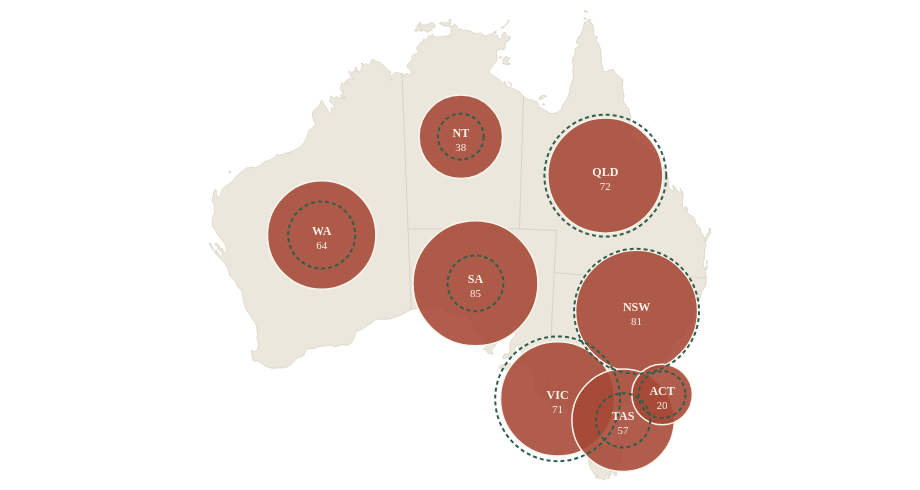

Specify this chart in Vega-Lite:
### Vega specification from a JSON file in a GitHub repository (floating-point values rounded to 4 significant figures; data arrays with more than 128 entries replaced by an {"elided": "..."} marker saying what was removed)
{"$schema": "https://vega.github.io/schema/vega/v5.json", "width": 904, "height": 470, "padding": 8, "background": "transparent", "autosize": {"type": "pad", "contains": "padding"}, "config": {"text": {"font": "Bricolage Grotesque", "fill": "#292e27"}, "axis": {"labelFont": "Bricolage Grotesque", "titleFont": "Bricolage Grotesque", "labelFontSize": 12, "titleFontSize": 12, "titleFontWeight": 500, "labelColor": "#60665c", "titleColor": "#292e27", "domain": false, "ticks": false, "gridColor": "#e0dccf", "gridOpacity": 0.75, "labelPadding": 8, "titlePadding": 14}, "legend": {"labelFont": "Bricolage Grotesque", "titleFont": "Bricolage Grotesque", "labelFontSize": 11, "titleFontSize": 11, "titleFontWeight": 500, "labelColor": "#60665c", "titleColor": "#292e27", "gradientThickness": 9, "gradientLength": 130, "padding": 8}}, "description": "Dorling cartogram of the eight states and territories. Circle area is proportional to either 2024 bird records or the number of nationally listed threatened bird taxa associated with the jurisdiction. Select a circle to highlight its combinations in the overlap chart.", "signals": [{"name": "measure", "value": "listed"}, {"name": "picked", "value": "", "on": [{"events": "symbol:click", "update": "picked===datum.code?'':datum.code"}, {"events": "dblclick", "update": "''"}]}], "projections": [{"name": "projection", "type": "conicEqualArea", "parallels": [-18, -36], "rotate": [-134, 0, 0], "center": [0, -28], "fit": {"signal": "data('states')"}, "size": {"signal": "[width,height]"}}], "data": [{"name": "states", "values": [{"type": "Feature", "properties": {"name": "Western Australia", "code": "WA"}, "geometry": {"type": "MultiPolygon", "coordinates": {"elided": "5 rows, 876 float values in total"}}}, {"type": "Feature", "properties": {"name": "Northern Territory", "code": "NT"}, "geometry": {"type": "MultiPolygon", "coordinates": {"elided": "11 rows, 718 float values in total"}}}, {"type": "Feature", "properties": {"name": "South Australia", "code": "SA"}, "geometry": {"type": "MultiPolygon", "coordinates": {"elided": "2 rows, 390 float values in total"}}}, {"type": "Feature", "properties": {"name": "Queensland", "code": "QLD"}, "geometry": {"type": "MultiPolygon", "coordinates": {"elided": "15 rows, 862 float values in total"}}}, {"type": "Feature", "properties": {"name": "Tasmania", "code": "TAS"}, "geometry": {"type": "MultiPolygon", "coordinates": {"elided": "9 rows, 528 float values in total"}}}, {"type": "Feature", "properties": {"name": "Victoria", "code": "VIC"}, "geometry": {"type": "MultiPolygon", "coordinates": {"elided": "3 rows, 390 float values in total"}}}, {"type": "Feature", "properties": {"name": "Australian Capital Territory", "code": "ACT"}, "geometry": {"type": "Polygon", "coordinates": [[[149.4, -35.33], [149.4, -35.36], [149.3, -35.35], [149.2, -35.38], [149.1, -35.44], [149.1, -35.51], [149.1, -35.58], [149.1, -35.61], [149.1, -35.83], [149.1, -35.91], [148.9, -35.89], [148.9, -35.82], [148.9, -35.74], [148.9, -35.75], [148.8, -35.71], [148.8, -35.64], [148.8, -35.49], [148.8, -35.31], [149.1, -35.15], [149.2, -35.18], [149.2, -35.22], [149.3, -35.27], [149.4, -35.33]]]}}, {"type": "Feature", "properties": {"name": "New South Wales", "code": "NSW"}, "geometry": {"type": "Polygon", "coordinates": {"elided": "2 rows, 482 float values in total"}}}]}, {"name": "nodes", "values": [{"code": "WA", "state": "Western Australia", "count": 706605, "listed": 64, "longitude": 122, "latitude": -26}, {"code": "NT", "state": "Northern Territory", "count": 330199, "listed": 38, "longitude": 133.3, "latitude": -19.5}, {"code": "SA", "state": "South Australia", "count": 490319, "listed": 85, "longitude": 135, "latitude": -30.5}, {"code": "QLD", "state": "Queensland", "count": 2335374, "listed": 72, "longitude": 145, "latitude": -23}, {"code": "NSW", "state": "New South Wales", "count": 2455993, "listed": 81, "longitude": 147, "latitude": -32.2}, {"code": "VIC", "state": "Victoria", "count": 2450501, "listed": 71, "longitude": 144, "latitude": -37}, {"code": "TAS", "state": "Tasmania", "count": 463068, "listed": 57, "longitude": 146.5, "latitude": -42}, {"code": "ACT", "state": "Australian Capital Territory", "count": 343863, "listed": 20, "longitude": 149.1, "latitude": -35.45}], "transform": [{"type": "formula", "expr": "measure==='listed'?datum.listed/85:datum.count/2455993", "as": "t"}, {"type": "formula", "expr": "max(9,sqrt(datum.t)*70.5)", "as": "r"}, {"type": "formula", "expr": "max(4,sqrt(measure==='listed'?datum.count/2455993:datum.listed/85)*70.5)", "as": "r2"}, {"type": "formula", "expr": "scale('projection',[datum.longitude,datum.latitude])[0]", "as": "tx"}, {"type": "formula", "expr": "scale('projection',[datum.longitude,datum.latitude])[1]", "as": "ty"}, {"type": "formula", "expr": "datum.tx", "as": "x"}, {"type": "formula", "expr": "datum.ty", "as": "y"}, {"type": "force", "static": false, "iterations": 300, "alphaMin": 0.005, "alpha": {"signal": "measure==='listed'?1:.999"}, "forces": [{"force": "collide", "radius": {"expr": "max(datum.r,datum.r2)+3"}, "strength": 1, "iterations": 6}, {"force": "x", "x": "tx", "strength": 0.05}, {"force": "y", "y": "ty", "strength": 0.05}]}, {"type": "formula", "expr": "clamp(datum.x,max(datum.r,datum.r2)+2,width-max(datum.r,datum.r2)-2)", "as": "x"}, {"type": "formula", "expr": "clamp(datum.y,max(datum.r,datum.r2)+16,height-max(datum.r,datum.r2)-2)", "as": "y"}]}], "marks": [{"type": "shape", "from": {"data": "states"}, "encode": {"enter": {"fill": {"value": "#ebe7dc"}, "stroke": {"value": "#d5d0c1"}, "strokeWidth": {"value": 0.7}}}, "transform": [{"type": "geoshape", "projection": "projection"}]}, {"type": "symbol", "from": {"data": "nodes"}, "encode": {"update": {"x": {"field": "x"}, "y": {"field": "y"}, "size": {"signal": "PI*datum.r*datum.r"}, "cursor": {"value": "pointer"}, "fill": {"signal": "measure==='listed'?'#a74735':'#315e4c'"}, "fillOpacity": {"signal": "picked===''||picked===datum.code?.88:.3"}, "stroke": {"signal": "picked===datum.code?'#292e27':'#f8f5ec'"}, "strokeWidth": {"signal": "picked===datum.code?2.5:1.5"}, "tooltip": {"signal": "{'Jurisdiction':datum.state,'2024 bird records':format(datum.count,','),'Listed threatened bird taxa':datum.listed}"}}}}, {"type": "symbol", "from": {"data": "nodes"}, "interactive": false, "encode": {"update": {"x": {"field": "x"}, "y": {"field": "y"}, "size": {"signal": "PI*datum.r2*datum.r2"}, "fill": {"value": "transparent"}, "stroke": {"signal": "measure==='listed'?'#315e4c':'#a74735'"}, "strokeWidth": {"value": 2}, "strokeDash": {"value": [4, 3]}, "strokeOpacity": {"signal": "picked===''||picked===datum.code?1:.3"}}}}, {"type": "text", "from": {"data": "nodes"}, "encode": {"update": {"x": {"field": "x"}, "y": {"signal": "datum.r>24?datum.y-4:datum.y-datum.r-14"}, "text": {"field": "code"}, "align": {"value": "center"}, "baseline": {"value": "middle"}, "fontSize": {"value": 12}, "fontWeight": {"value": 700}, "fill": {"signal": "datum.r>24?'#f8f5ec':'#292e27'"}, "interactive": {"value": false}}}}, {"type": "text", "from": {"data": "nodes"}, "encode": {"update": {"x": {"field": "x"}, "y": {"signal": "datum.r>24?datum.y+11:datum.y-datum.r-2"}, "align": {"value": "center"}, "baseline": {"value": "middle"}, "text": {"signal": "measure==='listed'?datum.listed+'':format(datum.count/1e6,'.1f')+'M'"}, "fontSize": {"value": 11}, "fill": {"signal": "datum.r>24?'#f8f5ec':'#60665c'"}, "interactive": {"value": false}}}}]}
